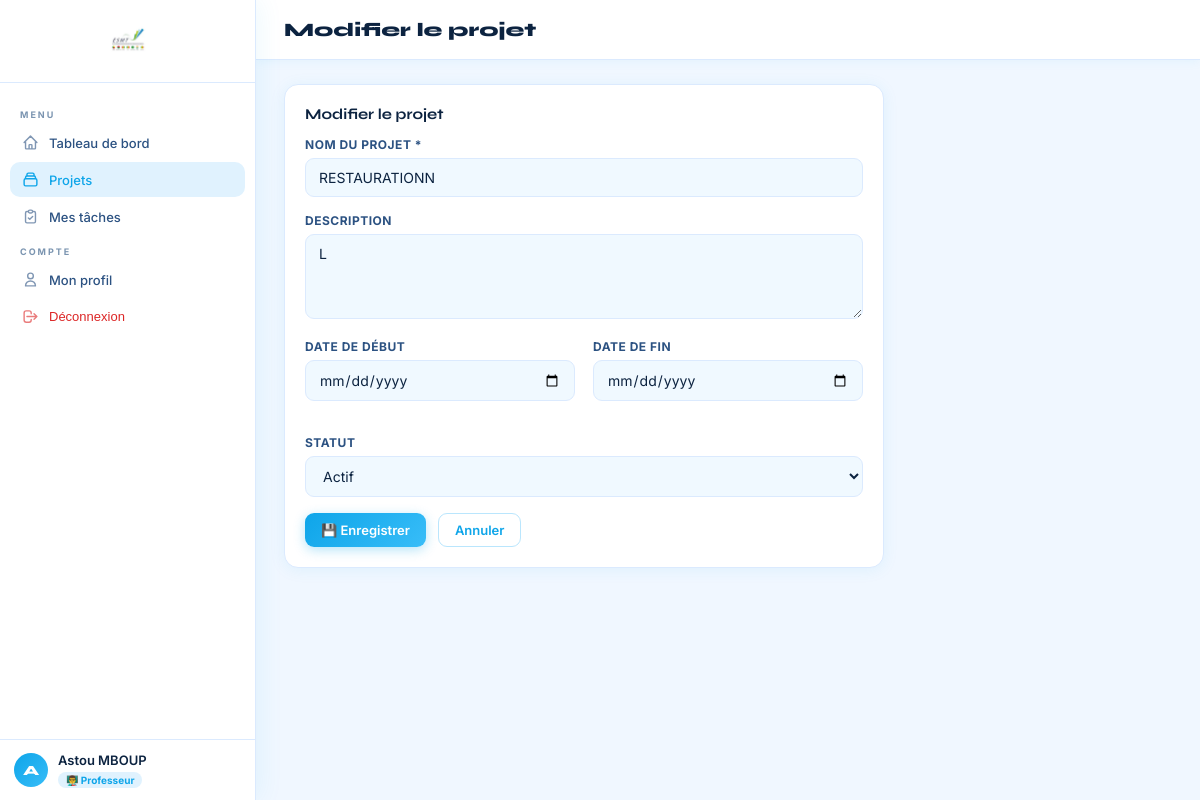
The app's page /projects/3/edit/ (signed in) with its own data.
### users/models.py (models this page shows, shortened)
class User(AbstractUser):
    ROLE_ETUDIANT = 'etudiant'
    ROLE_PROFESSEUR = 'professeur'
    ROLE_CHOICES = [
        (ROLE_ETUDIANT, 'Étudiant'),
        (ROLE_PROFESSEUR, 'Professeur'),
    ]
    role = models.CharField(max_length=20, choices=ROLE_CHOICES, default=ROLE_ETUDIANT)
    avatar = models.ImageField(upload_to='avatars/', null=True, blank=True)
    bio = models.TextField(blank=True)
    class Meta:
        verbose_name = 'Utilisateur'
        verbose_name_plural = 'Utilisateurs'
    @property
    def is_professeur(self):
        return self.role == self.ROLE_PROFESSEUR

### projects/models.py (models this page shows, shortened)
class Project(models.Model):
    STATUS_CHOICES = [
        ('actif', 'Actif'),
        ('en_pause', 'En pause'),
        ('termine', 'Terminé'),
        ('archive', 'Archivé'),
    ]
    name = models.CharField(max_length=200)
    description = models.TextField(blank=True)
    creator = models.ForeignKey(User, on_delete=models.CASCADE, related_name='created_projects')
    members = models.ManyToManyField(User, related_name='member_projects', blank=True)
    status = models.CharField(max_length=20, choices=STATUS_CHOICES, default='actif')
    start_date = models.DateField(null=True, blank=True)
    end_date = models.DateField(null=True, blank=True)
    created_at = models.DateTimeField(auto_now_add=True)
    updated_at = models.DateTimeField(auto_now=True)
    class Meta:
        ordering = ['-created_at']

### projects/views.py (the view)
# urls.py: path('<int:pk>/edit/', views.project_edit_view, name='project-edit'),
@login_required
def project_edit_view(request, pk):
    project = get_object_or_404(Project, pk=pk, creator=request.user)
    form = ProjectForm(request.POST or None, instance=project)
    if request.method == 'POST' and form.is_valid():
        form.save()
        messages.success(request, "Projet mis à jour.")
        return redirect('project-detail', pk=project.pk)
    return render(request, 'projects/form.html', {'form': form, 'project': project, 'title': 'Modifier le projet'})

### projects/forms.py
class ProjectForm(forms.ModelForm):
    members = forms.ModelMultipleChoiceField(
        queryset=User.objects.all(), required=False,
        widget=forms.CheckboxSelectMultiple, label="Membres"
    )
    class Meta:
        model = Project
        fields = ['name', 'description', 'status', 'start_date', 'end_date', 'members']
        widgets = {
            'start_date': forms.DateInput(attrs={'type': 'date'}),
            'end_date': forms.DateInput(attrs={'type': 'date'}),
            'description': forms.Textarea(attrs={'rows': 3}),
        }

### templates/projects/form.html (shortened to what this page needs)
{% extends 'base.html' %}
{% block page_title %}{{ title }}{% endblock %}
{% block content %}
<div style="max-width:600px;">
  <div class="card">
    <div class="card-title">{{ title }}</div>
    <form method="post">
      <div class="form-group">
        <label class="form-label">Nom du projet *</label>
        <input type="text" name="name" class="form-control" placeholder="Nom du projet" required value="{{ form.name.value|default:'' }}">
      </div>
      <div class="form-group">
        <label class="form-label">Description</label>
        <textarea name="description" class="form-control" rows="3" placeholder="Décrivez ce projet...">{{ form.description.value|default:'' }}</textarea>
      </div>
      <div class="grid-2">
        <div class="form-group">
          <label class="form-label">Date de début</label>
          <input type="date" name="start_date" class="form-control" value="{{ form.start_date.value|default:'' }}">
        </div>
        <div class="form-group">
          <label class="form-label">Date de fin</label>
          <input type="date" name="end_date" class="form-control" value="{{ form.end_date.value|default:'' }}">
        </div>
      </div>
      <div class="form-group">
        <label class="form-label">Statut</label>
        <select name="status" class="form-control">
          <option value="actif" {% if form.status.value == 'actif' %}selected{% endif %}>Actif</option>
        </select>
      </div>
      <div style="display:flex;gap:12px;margin-top:8px;">
        <button type="submit" class="btn btn-primary">💾 Enregistrer</button>
        <a href="{% url 'project-list' %}" class="btn btn-outline">Annuler</a>
      </div>
    </form>
  </div>
</div>
{% endblock %}

### templates/base.html (shortened to what this page needs)
<!DOCTYPE html>
<html lang="fr">
<head>
</head>
<body>
<aside class="sidebar">
  <div class="sidebar-logo">
    <img alt="ESMT Logo"/>
  </div>
  <nav class="sidebar-nav">
    <div class="nav-section">Menu</div>
    <a href="{% url 'dashboard' %}" class="nav-item {% if 'dashboard' in request.resolver_match.url_name %}active{% endif %}">
      <svg width="17" height="17" fill="none" stroke="currentColor" viewBox="0 0 24 24"><path stroke-linecap="round" stroke-linejoin="round" stroke-width="2" d="M3 12l2-2m0 0l7-7 7 7M5 10v10a1 1 0 001 1h3m10-11l2 2m-2-2v10a1 1 0 01-1 1h-3m-6 0a1 1 0 001-1v-4a1 1 0 011-1h2a1 1 0 011 1v4a1 1 0 001 1m-6 0h6"/></svg>
      Tableau de bord
    </a>
    <a href="{% url 'project-list' %}" class="nav-item {% if 'project' in request.resolver_match.url_name %}active{% endif %}">
      <svg width="17" height="17" fill="none" stroke="currentColor" viewBox="0 0 24 24"><path stroke-linecap="round" stroke-linejoin="round" stroke-width="2" d="M19 11H5m14 0a2 2 0 012 2v6a2 2 0 01-2 2H5a2 2 0 01-2-2v-6a2 2 0 012-2m14 0V9a2 2 0 00-2-2M5 11V9a2 2 0 012-2m0 0V5a2 2 0 012-2h6a2 2 0 012 2v2M7 7h10"/></svg>
      Projets
    </a>
    <a href="{% url 'task-list' %}" class="nav-item {% if 'task' in request.resolver_match.url_name %}active{% endif %}">
      <svg width="17" height="17" fill="none" stroke="currentColor" viewBox="0 0 24 24"><path stroke-linecap="round" stroke-linejoin="round" stroke-width="2" d="M9 5H7a2 2 0 00-2 2v12a2 2 0 002 2h10a2 2 0 002-2V7a2 2 0 00-2-2h-2M9 5a2 2 0 002 2h2a2 2 0 002-2M9 5a2 2 0 012-2h2a2 2 0 012 2m-6 9l2 2 4-4"/></svg>
      Mes tâches
    </a>
    <div class="nav-section">Compte</div>
    <a href="{% url 'profile' %}" class="nav-item {% if request.resolver_match.url_name == 'profile' %}active{% endif %}">
      <svg width="17" height="17" fill="none" stroke="currentColor" viewBox="0 0 24 24"><path stroke-linecap="round" stroke-linejoin="round" stroke-width="2" d="M16 7a4 4 0 11-8 0 4 4 0 018 0zM12 14a7 7 0 00-7 7h14a7 7 0 00-7-7z"/></svg>
      Mon profil
    </a>
    <form method="post" action="{% url 'logout' %}" style="margin:0;">
      <button type="submit" class="nav-item danger" style="width:100%;border:none;background:none;cursor:pointer;text-align:left;">
        <svg width="17" height="17" fill="none" stroke="currentColor" viewBox="0 0 24 24"><path stroke-linecap="round" stroke-linejoin="round" stroke-width="2" d="M17 16l4-4m0 0l-4-4m4 4H7m6 4v1a3 3 0 01-3 3H6a3 3 0 01-3-3V7a3 3 0 013-3h4a3 3 0 013 3v1"/></svg>
        Déconnexion
      </button>
    </form>
  </nav>
  {% if user.is_authenticated %}
  <div class="sidebar-user">
    <div class="user-av">{{ user.username|first|upper }}</div>
    <div>
      <div class="user-name">{{ user.get_full_name|default:user.username }}</div>
      <span class="user-role {% if not user.is_professeur %}etudiant{% endif %}">
        {% if user.is_professeur %}👨‍🏫 Professeur{% else %}🎓 Étudiant{% endif %}
      </span>
    </div>
  </div>
  {% endif %}
</aside>
<div class="main">
  <div class="topbar">
    <div class="topbar-title">{% block page_title %}{% endblock %}</div>
  </div>
  <div class="content">
    {% block content %}{% endblock %}
  </div>
</div>
</body>
</html>

### records on screen
User: username|first "A", get_full_name "Astou MBOUP"
Project: name "RESTAURATIONN", status "Actif"

### other values on screen
{{ title }} "Modifier le projet"
